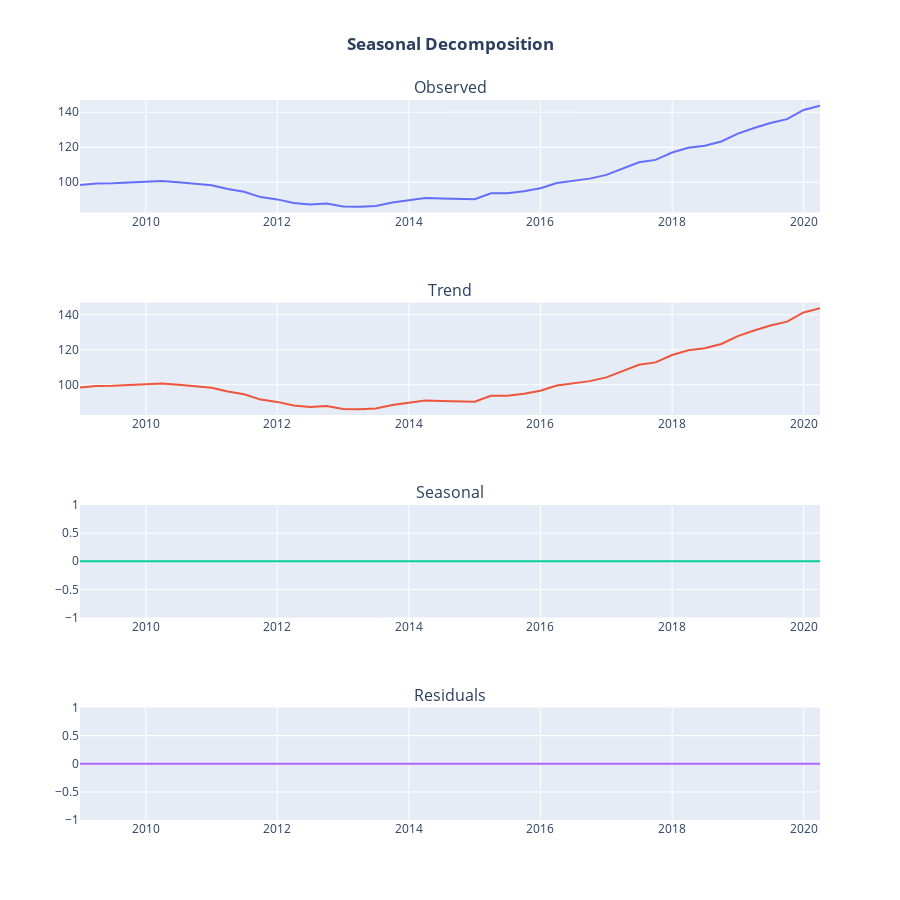

The notebook cell this image was saved under:
### Code cell
fig = plot_seasonal_decompose(result, dates=train.index)
fig.show()
